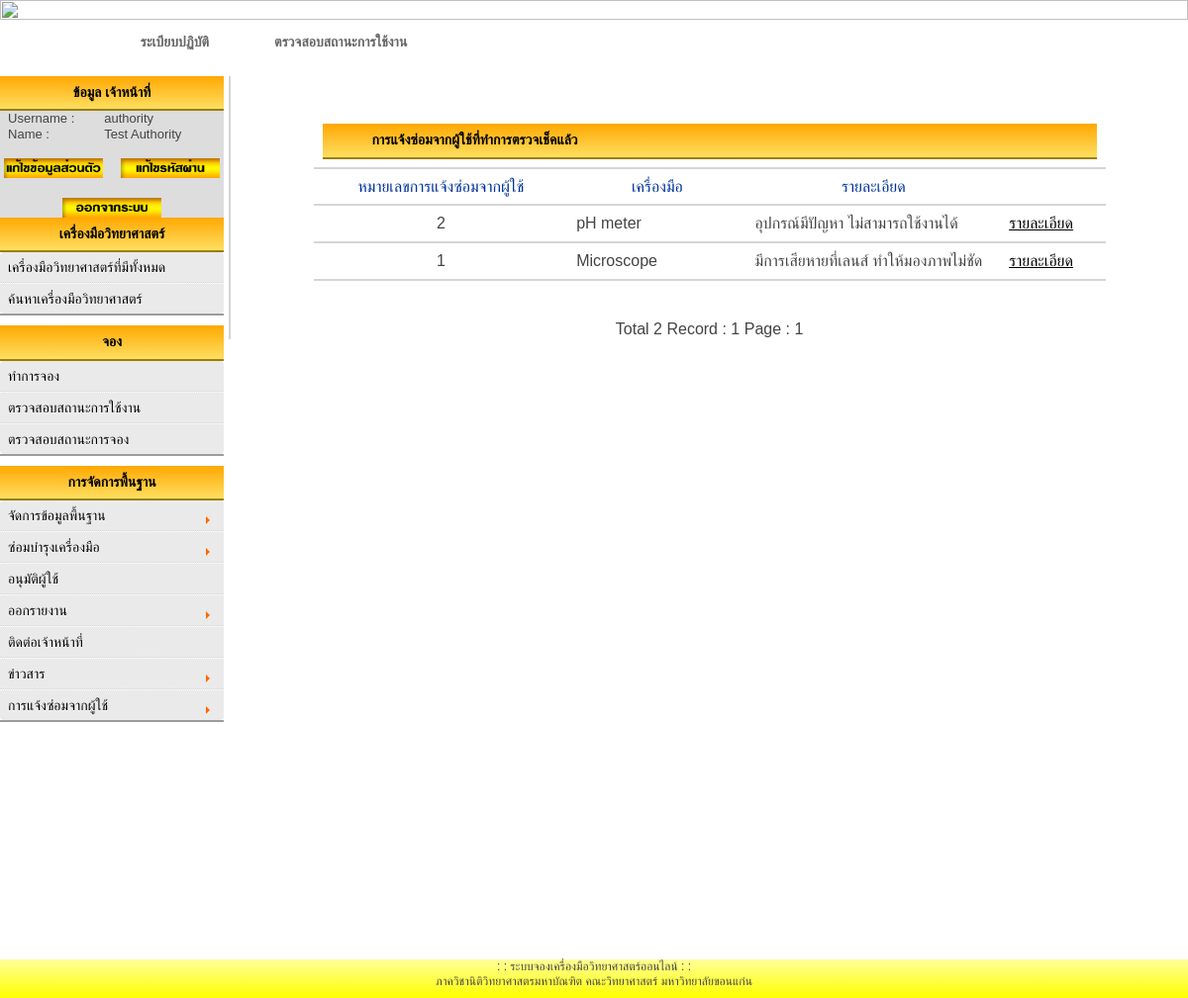
Page /authority/userRepairing-4-A.php (signed in) on the earlier database version.
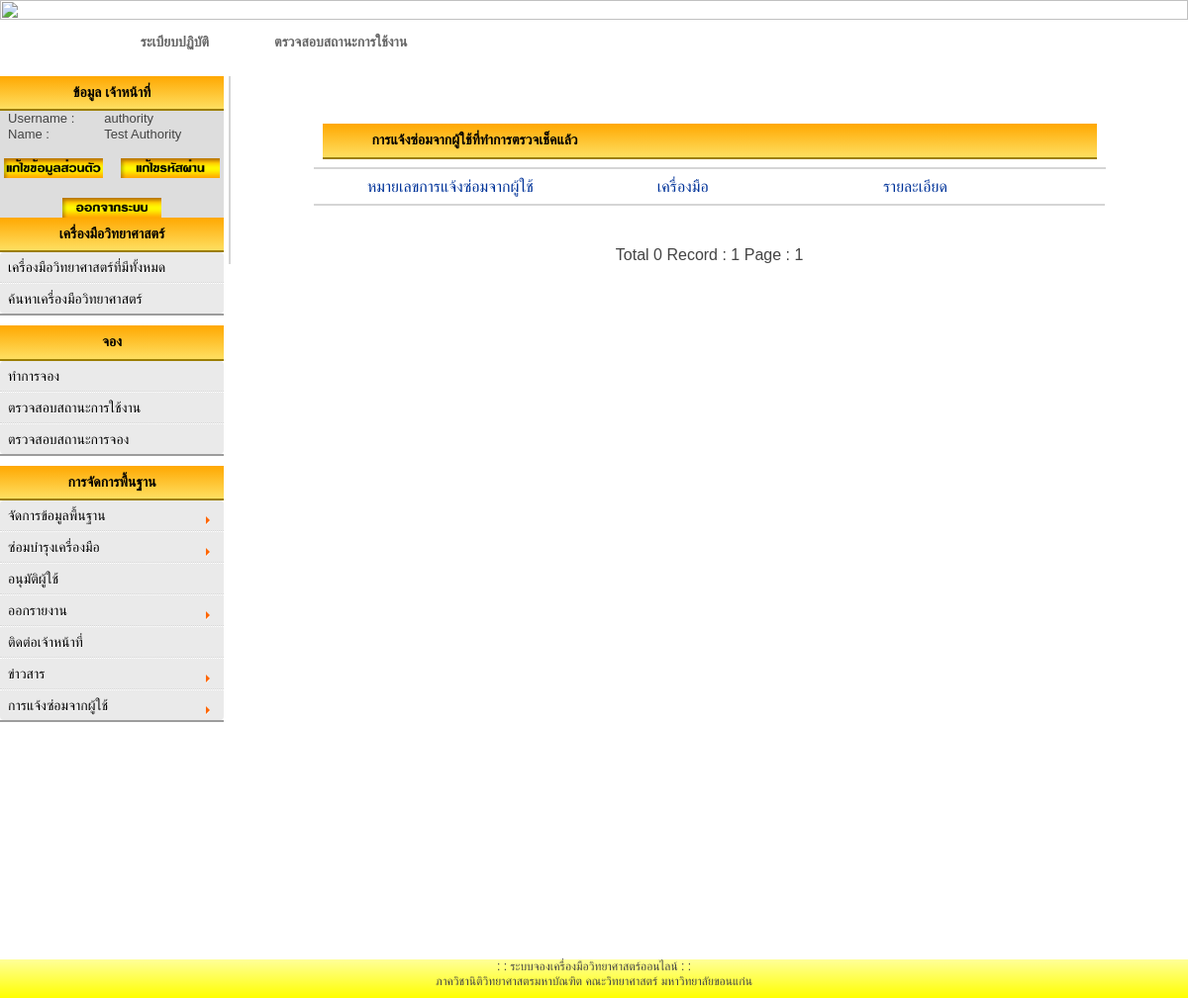
Same page on the later database version.
### tables this page shows
CREATE TABLE IF NOT EXISTS `userdurablereport` (
  `RId` int(10) NOT NULL AUTO_INCREMENT,
  `DurableArticleSetId` int(20) NOT NULL,
  `Detail` varchar(300) NOT NULL,
  `Active` varchar(11) NOT NULL DEFAULT 'No' COMMENT 'Show : Yes , No',
  PRIMARY KEY (`RId`)
);

CREATE TABLE IF NOT EXISTS `durablearticleset` (
  `DurableArticleSetId` int(20) NOT NULL AUTO_INCREMENT,
  `DurableArticleSetNumber` varchar(20) NOT NULL,
  `DurableArticleSetThaiName` varchar(100) NOT NULL,
  `DurableArticleSetEnglishName` varchar(100) NOT NULL,
  `DurableArticleSetVersion` varchar(100) NOT NULL,
  `DurableArticleSetDetail` varchar(100) NOT NULL,
  `DurableArticleSetPic` varchar(600) NOT NULL,
  `DurableArticleSetHowtoUse` varchar(100) NOT NULL,
  `DurableArticleSetBuyDate` varchar(20) NOT NULL,
  `ProcurementBudgetYear` int(5) NOT NULL,
  `ProcurementBudgetType` varchar(20) NOT NULL,
  `VouchDate` varchar(20) NOT NULL,
  `DurableArticleSetAtRoom` varchar(100) NOT NULL,
  `DurableArticleSetType` varchar(20) NOT NULL,
  `DurableArticleSetStatus` varchar(20) NOT NULL DEFAULT 'พร้อมใช้งาน' COMMENT 'status : พร้อมใช้งาน , บำรุงรักษา ',
  `CompanyId` varchar(5) NOT NULL,
  `DurableArticleId` int(20) NOT NULL,
  PRIMARY KEY (`DurableArticleSetId`)
);

### authority/userRepairing-4-A.php (the view, shortened to what this page needs)
<html>
<head>
<link href="styles_head.css" rel="stylesheet" type="text/css">
<link href="table1.css" rel="stylesheet" type="text/css">
<link href="styles_menu.css" rel="stylesheet" type="text/css">
<link href="text1.css" rel="stylesheet" type="text/css" />
<link href="styles_head.css" rel="stylesheet" type="text/css">
<link rel="stylesheet" href="style.css" />
<link href="smooth-php-cal.css" rel="stylesheet" />
</head>
<link rel='stylesheet' href='date_time/datepicker.css'>
<?php include('h2.php'); ?>
 <td width="80%" rowspan="8" align="center" valign="top">   <div id="content">
<?php  if($submit=="" or $show=="OK"){?>
<center><form name="form1" method="post" >
<table width="98%" >
<br><br>
<?php
$strSQL = "SELECT * FROM userdurablereport WHERE Active='Yes'  ";
$objQuery = mysql_query($strSQL) or die ("Error Query [".$strSQL."]");
$Num_Rows = mysql_num_rows($objQuery);
$Per_Page = 10;
$Page = $_GET["Page"];
if(!$_GET["Page"])
{
	$Page=1;
}
$Page_Start = (($Per_Page*$Page)-$Per_Page);
if($Num_Rows<=$Per_Page)
{
	$Num_Pages =1;
}
$strSQL .=" order  by RId DESC LIMIT $Page_Start , $Per_Page";
$objQuery  = mysql_query($strSQL);
?>
<form name="frmMain" method="post" action="<?php echo $_SERVER["PHP_SELF"];?>">
<table width="800" border="0" id="box-table-a" align="center">
 <tr>
<td colspan="6"> <div id="head_content">
	  การแจ้งซ่อมจากผู้ใช้ที่ทำการตรวจเช็คแล้ว</div></td>
</tr>
  <tr>
    <th width="220"> <div align="center">หมายเลขการแจ้งซ่อมจากผู้ใช้ </div></th>
    <th width="150"> <div align="center">เครื่องมือ </div></th>
    <th width="220"> <div align="center">รายละเอียด </div></th>
    <th width="30"> <div align="center"> </div></th>
	</div></th>
  </tr>
<?php
while($objResult = mysql_fetch_array($objQuery))
{
?>
  <tr>
    <td><div align="center"><?php echo $objResult["RId"];?></div></td>
<?php
$facid = $objResult["DurableArticleSetId"];
	$strSQL2 = "SELECT DurableArticleSetEnglishName FROM durablearticleset WHERE DurableArticleSetId =' ".$facid." ' ";
	$objQuery2 = mysql_query($strSQL2) or die ("Error Query [".$strSQL2."]");
	while($objResult2 = mysql_fetch_array($objQuery2))
	{
	?>
		<td><div align="left"><?php echo $objResult2["DurableArticleSetEnglishName"];?></div></td>
<?php
	}
	?>
    <td><div align=""><?php echo iconv_substr( $objResult["Detail"],0,50, "UTF-8");?></div></td>
   <td align="" width="80px"><a href="userRepairing-5-A.php?RId=<?php echo $objResult["RId"];?>">รายละเอียด</a></td>
  </tr>
  <?php
	}
  ?>
<?php
}
?>
</table>
<br><br>
Total <?php echo $Num_Rows;?> Record : <?php echo $Num_Pages;?> Page :
<?php
for($i=1; $i<=$Num_Pages; $i++){
	if($i != $Page)
	{
		echo "[ <a href='$_SERVER[SCRIPT_NAME]?Page=$i'>$i</a> ]";
	}
	else
	{
		echo "<b> $i </b>";
	}
}
?>
   <tr>
    <td BGCOLOR="DDDDDD"><center><form name="form1" method="post" action="check_login.php">
  <table border="0" style="width: 210px">
<?php include('userbuttom.php'); ?>
<?php include('footer.php');?>
</body>
</html>

Differences in the rows shown:
removed userdurablereport: RId "2", Detail "อุปกรณ์มีปัญหา ไม่สามารถใช้งานได้"
no longer on this page (row edited): durablearticleset: DurableArticleSetEnglishName "pH meter", shown under "2"
removed userdurablereport: RId "1", Detail "มีการเสียหายที่เลนส์ ทำให้มองภาพไม่ชัด"
no longer on this page (row edited): durablearticleset: DurableArticleSetEnglishName "Microscope", shown under "1"
Other differences:
$Num_Rows: "2" → "0"
